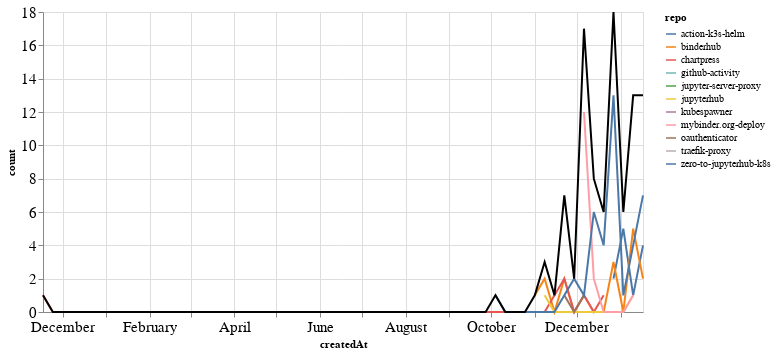

The code cell stored with this chart in its notebook:
### Markdown cell above
### PRs

### Code cell
prs_time = prs.groupby('repo').resample('W', on='createdAt').count()['author'].reset_index()
prs_time = prs_time.rename(columns={'author': 'count'})
prs_time_total = prs_time.groupby('createdAt').agg({"count": "sum"}).reset_index()

ch1 = alt.Chart(prs_time, width=600).mark_line().encode(
    x='createdAt',
    y='count',
    color='repo',
    tooltip="repo"
)

ch2 = alt.Chart(prs_time_total, width=600).mark_line(color="black").encode(
    x='createdAt',
    y='count',
)

ch1 + ch2

### Figure 1 — Vega-Lite specification as saved in the notebook (floating-point values rounded to 4 significant figures)
{"config": {"axisLeft": {"labelFontSize": 15}, "axisBottom": {"labelFontSize": 15}}, "layer": [{"data": {"name": "data-c0ec0f6f0a548b13791e79f6ef0d5033"}, "mark": "line", "encoding": {"color": {"type": "nominal", "field": "repo"}, "tooltip": {"type": "nominal", "field": "repo"}, "x": {"type": "temporal", "field": "createdAt"}, "y": {"type": "quantitative", "field": "count"}}, "width": 600}, {"data": {"name": "data-88e9f2e4464c0c2f3119b6974f8c9757"}, "mark": {"type": "line", "color": "black"}, "encoding": {"x": {"type": "temporal", "field": "createdAt"}, "y": {"type": "quantitative", "field": "count"}}, "width": 600}], "$schema": "https://vega.github.io/schema/vega-lite/v4.8.1.json", "datasets": {"data-c0ec0f6f0a548b13791e79f6ef0d5033": [{"repo": "action-k3s-helm", "createdAt": "2020-12-27T00:00:00", "count": 2}, {"repo": "action-k3s-helm", "createdAt": "2021-01-03T00:00:00", "count": 5}, {"repo": "action-k3s-helm", "createdAt": "2021-01-10T00:00:00", "count": 1}, {"repo": "action-k3s-helm", "createdAt": "2021-01-17T00:00:00", "count": 4}, {"repo": "binderhub", "createdAt": "2020-11-01T00:00:00", "count": 1}, {"repo": "binderhub", "createdAt": "2020-11-08T00:00:00", "count": 2}, {"repo": "binderhub", "createdAt": "2020-11-15T00:00:00", "count": 0}, {"repo": "binderhub", "createdAt": "2020-11-22T00:00:00", "count": 2}, {"repo": "binderhub", "createdAt": "2020-11-29T00:00:00", "count": 0}, {"repo": "binderhub", "createdAt": "2020-12-06T00:00:00", "count": 1}, {"repo": "binderhub", "createdAt": "2020-12-13T00:00:00", "count": 0}, {"repo": "binderhub", "createdAt": "2020-12-20T00:00:00", "count": 0}, {"repo": "binderhub", "createdAt": "2020-12-27T00:00:00", "count": 3}, {"repo": "binderhub", "createdAt": "2021-01-03T00:00:00", "count": 0}, {"repo": "binderhub", "createdAt": "2021-01-10T00:00:00", "count": 5}, {"repo": "binderhub", "createdAt": "2021-01-17T00:00:00", "count": 2}, {"repo": "chartpress", "createdAt": "2019-11-17T00:00:00", "count": 1}, {"repo": "chartpress", "createdAt": "2019-11-24T00:00:00", "count": 0}, {"repo": "chartpress", "createdAt": "2019-12-01T00:00:00", "count": 0}, {"repo": "chartpress", "createdAt": "2019-12-08T00:00:00", "count": 0}, {"repo": "chartpress", "createdAt": "2019-12-15T00:00:00", "count": 0}, {"repo": "chartpress", "createdAt": "2019-12-22T00:00:00", "count": 0}, {"repo": "chartpress", "createdAt": "2019-12-29T00:00:00", "count": 0}, {"repo": "chartpress", "createdAt": "2020-01-05T00:00:00", "count": 0}, {"repo": "chartpress", "createdAt": "2020-01-12T00:00:00", "count": 0}, {"repo": "chartpress", "createdAt": "2020-01-19T00:00:00", "count": 0}, {"repo": "chartpress", "createdAt": "2020-01-26T00:00:00", "count": 0}, {"repo": "chartpress", "createdAt": "2020-02-02T00:00:00", "count": 0}, {"repo": "chartpress", "createdAt": "2020-02-09T00:00:00", "count": 0}, {"repo": "chartpress", "createdAt": "2020-02-16T00:00:00", "count": 0}, {"repo": "chartpress", "createdAt": "2020-02-23T00:00:00", "count": 0}, {"repo": "chartpress", "createdAt": "2020-03-01T00:00:00", "count": 0}, {"repo": "chartpress", "createdAt": "2020-03-08T00:00:00", "count": 0}, {"repo": "chartpress", "createdAt": "2020-03-15T00:00:00", "count": 0}, {"repo": "chartpress", "createdAt": "2020-03-22T00:00:00", "count": 0}, {"repo": "chartpress", "createdAt": "2020-03-29T00:00:00", "count": 0}, {"repo": "chartpress", "createdAt": "2020-04-05T00:00:00", "count": 0}, {"repo": "chartpress", "createdAt": "2020-04-12T00:00:00", "count": 0}, {"repo": "chartpress", "createdAt": "2020-04-19T00:00:00", "count": 0}, {"repo": "chartpress", "createdAt": "2020-04-26T00:00:00", "count": 0}, {"repo": "chartpress", "createdAt": "2020-05-03T00:00:00", "count": 0}, {"repo": "chartpress", "createdAt": "2020-05-10T00:00:00", "count": 0}, {"repo": "chartpress", "createdAt": "2020-05-17T00:00:00", "count": 0}, {"repo": "chartpress", "createdAt": "2020-05-24T00:00:00", "count": 0}, {"repo": "chartpress", "createdAt": "2020-05-31T00:00:00", "count": 0}, {"repo": "chartpress", "createdAt": "2020-06-07T00:00:00", "count": 0}, {"repo": "chartpress", "createdAt": "2020-06-14T00:00:00", "count": 0}, {"repo": "chartpress", "createdAt": "2020-06-21T00:00:00", "count": 0}, {"repo": "chartpress", "createdAt": "2020-06-28T00:00:00", "count": 0}, {"repo": "chartpress", "createdAt": "2020-07-05T00:00:00", "count": 0}, {"repo": "chartpress", "createdAt": "2020-07-12T00:00:00", "count": 0}, {"repo": "chartpress", "createdAt": "2020-07-19T00:00:00", "count": 0}, {"repo": "chartpress", "createdAt": "2020-07-26T00:00:00", "count": 0}, {"repo": "chartpress", "createdAt": "2020-08-02T00:00:00", "count": 0}, {"repo": "chartpress", "createdAt": "2020-08-09T00:00:00", "count": 0}, {"repo": "chartpress", "createdAt": "2020-08-16T00:00:00", "count": 0}, {"repo": "chartpress", "createdAt": "2020-08-23T00:00:00", "count": 0}, {"repo": "chartpress", "createdAt": "2020-08-30T00:00:00", "count": 0}, {"repo": "chartpress", "createdAt": "2020-09-06T00:00:00", "count": 0}, {"repo": "chartpress", "createdAt": "2020-09-13T00:00:00", "count": 0}, {"repo": "chartpress", "createdAt": "2020-09-20T00:00:00", "count": 0}, {"repo": "chartpress", "createdAt": "2020-09-27T00:00:00", "count": 0}, {"repo": "chartpress", "createdAt": "2020-10-04T00:00:00", "count": 0}, {"repo": "chartpress", "createdAt": "2020-10-11T00:00:00", "count": 0}, {"repo": "chartpress", "createdAt": "2020-10-18T00:00:00", "count": 0}, {"repo": "chartpress", "createdAt": "2020-10-25T00:00:00", "count": 0}, {"repo": "chartpress", "createdAt": "2020-11-01T00:00:00", "count": 0}, {"repo": "chartpress", "createdAt": "2020-11-08T00:00:00", "count": 0}, {"repo": "chartpress", "createdAt": "2020-11-15T00:00:00", "count": 1}, {"repo": "chartpress", "createdAt": "2020-11-22T00:00:00", "count": 2}, {"repo": "chartpress", "createdAt": "2020-11-29T00:00:00", "count": 0}, {"repo": "chartpress", "createdAt": "2020-12-06T00:00:00", "count": 1}, {"repo": "chartpress", "createdAt": "2020-12-13T00:00:00", "count": 0}, {"repo": "chartpress", "createdAt": "2020-12-20T00:00:00", "count": 1}, {"repo": "github-activity", "createdAt": "2021-01-10T00:00:00", "count": 1}, {"repo": "jupyter-server-proxy", "createdAt": "2020-11-22T00:00:00", "count": 1}, {"repo": "jupyterhub", "createdAt": "2020-11-08T00:00:00", "count": 1}, {"repo": "jupyterhub", "createdAt": "2020-11-15T00:00:00", "count": 0}, {"repo": "jupyterhub", "createdAt": "2020-11-22T00:00:00", "count": 0}, {"repo": "jupyterhub", "createdAt": "2020-11-29T00:00:00", "count": 0}, {"repo": "jupyterhub", "createdAt": "2020-12-06T00:00:00", "count": 0}, {"repo": "jupyterhub", "createdAt": "2020-12-13T00:00:00", "count": 0}, {"repo": "jupyterhub", "createdAt": "2020-12-20T00:00:00", "count": 0}, {"repo": "jupyterhub", "createdAt": "2020-12-27T00:00:00", "count": 0}, {"repo": "jupyterhub", "createdAt": "2021-01-03T00:00:00", "count": 0}, {"repo": "jupyterhub", "createdAt": "2021-01-10T00:00:00", "count": 1}, {"repo": "kubespawner", "createdAt": "2020-12-20T00:00:00", "count": 1}, {"repo": "mybinder.org-deploy", "createdAt": "2020-12-06T00:00:00", "count": 12}, {"repo": "mybinder.org-deploy", "createdAt": "2020-12-13T00:00:00", "count": 2}, {"repo": "mybinder.org-deploy", "createdAt": "2020-12-20T00:00:00", "count": 0}, {"repo": "mybinder.org-deploy", "createdAt": "2020-12-27T00:00:00", "count": 0}, {"repo": "mybinder.org-deploy", "createdAt": "2021-01-03T00:00:00", "count": 0}, {"repo": "mybinder.org-deploy", "createdAt": "2021-01-10T00:00:00", "count": 1}, {"repo": "oauthenticator", "createdAt": "2020-11-22T00:00:00", "count": 1}, {"repo": "oauthenticator", "createdAt": "2020-11-29T00:00:00", "count": 0}, {"repo": "oauthenticator", "createdAt": "2020-12-06T00:00:00", "count": 1}, {"repo": "traefik-proxy", "createdAt": "2020-12-06T00:00:00", "count": 1}, {"repo": "zero-to-jupyterhub-k8s", "createdAt": "2020-10-04T00:00:00", "count": 1}, {"repo": "zero-to-jupyterhub-k8s", "createdAt": "2020-10-11T00:00:00", "count": 0}, {"repo": "zero-to-jupyterhub-k8s", "createdAt": "2020-10-18T00:00:00", "count": 0}, {"repo": "zero-to-jupyterhub-k8s", "createdAt": "2020-10-25T00:00:00", "count": 0}, {"repo": "zero-to-jupyterhub-k8s", "createdAt": "2020-11-01T00:00:00", "count": 0}, {"repo": "zero-to-jupyterhub-k8s", "createdAt": "2020-11-08T00:00:00", "count": 0}, {"repo": "zero-to-jupyterhub-k8s", "createdAt": "2020-11-15T00:00:00", "count": 0}, {"repo": "zero-to-jupyterhub-k8s", "createdAt": "2020-11-22T00:00:00", "count": 1}, {"repo": "zero-to-jupyterhub-k8s", "createdAt": "2020-11-29T00:00:00", "count": 2}, {"repo": "zero-to-jupyterhub-k8s", "createdAt": "2020-12-06T00:00:00", "count": 1}, {"repo": "zero-to-jupyterhub-k8s", "createdAt": "2020-12-13T00:00:00", "count": 6}, {"repo": "zero-to-jupyterhub-k8s", "createdAt": "2020-12-20T00:00:00", "count": 4}, {"repo": "zero-to-jupyterhub-k8s", "createdAt": "2020-12-27T00:00:00", "count": 13}, {"repo": "zero-to-jupyterhub-k8s", "createdAt": "2021-01-03T00:00:00", "count": 1}, {"repo": "zero-to-jupyterhub-k8s", "createdAt": "2021-01-10T00:00:00", "count": 4}, {"repo": "zero-to-jupyterhub-k8s", "createdAt": "2021-01-17T00:00:00", "count": 7}], "data-88e9f2e4464c0c2f3119b6974f8c9757": [{"createdAt": "2019-11-17T00:00:00", "count": 1}, {"createdAt": "2019-11-24T00:00:00", "count": 0}, {"createdAt": "2019-12-01T00:00:00", "count": 0}, {"createdAt": "2019-12-08T00:00:00", "count": 0}, {"createdAt": "2019-12-15T00:00:00", "count": 0}, {"createdAt": "2019-12-22T00:00:00", "count": 0}, {"createdAt": "2019-12-29T00:00:00", "count": 0}, {"createdAt": "2020-01-05T00:00:00", "count": 0}, {"createdAt": "2020-01-12T00:00:00", "count": 0}, {"createdAt": "2020-01-19T00:00:00", "count": 0}, {"createdAt": "2020-01-26T00:00:00", "count": 0}, {"createdAt": "2020-02-02T00:00:00", "count": 0}, {"createdAt": "2020-02-09T00:00:00", "count": 0}, {"createdAt": "2020-02-16T00:00:00", "count": 0}, {"createdAt": "2020-02-23T00:00:00", "count": 0}, {"createdAt": "2020-03-01T00:00:00", "count": 0}, {"createdAt": "2020-03-08T00:00:00", "count": 0}, {"createdAt": "2020-03-15T00:00:00", "count": 0}, {"createdAt": "2020-03-22T00:00:00", "count": 0}, {"createdAt": "2020-03-29T00:00:00", "count": 0}, {"createdAt": "2020-04-05T00:00:00", "count": 0}, {"createdAt": "2020-04-12T00:00:00", "count": 0}, {"createdAt": "2020-04-19T00:00:00", "count": 0}, {"createdAt": "2020-04-26T00:00:00", "count": 0}, {"createdAt": "2020-05-03T00:00:00", "count": 0}, {"createdAt": "2020-05-10T00:00:00", "count": 0}, {"createdAt": "2020-05-17T00:00:00", "count": 0}, {"createdAt": "2020-05-24T00:00:00", "count": 0}, {"createdAt": "2020-05-31T00:00:00", "count": 0}, {"createdAt": "2020-06-07T00:00:00", "count": 0}, {"createdAt": "2020-06-14T00:00:00", "count": 0}, {"createdAt": "2020-06-21T00:00:00", "count": 0}, {"createdAt": "2020-06-28T00:00:00", "count": 0}, {"createdAt": "2020-07-05T00:00:00", "count": 0}, {"createdAt": "2020-07-12T00:00:00", "count": 0}, {"createdAt": "2020-07-19T00:00:00", "count": 0}, {"createdAt": "2020-07-26T00:00:00", "count": 0}, {"createdAt": "2020-08-02T00:00:00", "count": 0}, {"createdAt": "2020-08-09T00:00:00", "count": 0}, {"createdAt": "2020-08-16T00:00:00", "count": 0}, {"createdAt": "2020-08-23T00:00:00", "count": 0}, {"createdAt": "2020-08-30T00:00:00", "count": 0}, {"createdAt": "2020-09-06T00:00:00", "count": 0}, {"createdAt": "2020-09-13T00:00:00", "count": 0}, {"createdAt": "2020-09-20T00:00:00", "count": 0}, {"createdAt": "2020-09-27T00:00:00", "count": 0}, {"createdAt": "2020-10-04T00:00:00", "count": 1}, {"createdAt": "2020-10-11T00:00:00", "count": 0}, {"createdAt": "2020-10-18T00:00:00", "count": 0}, {"createdAt": "2020-10-25T00:00:00", "count": 0}, {"createdAt": "2020-11-01T00:00:00", "count": 1}, {"createdAt": "2020-11-08T00:00:00", "count": 3}, {"createdAt": "2020-11-15T00:00:00", "count": 1}, {"createdAt": "2020-11-22T00:00:00", "count": 7}, {"createdAt": "2020-11-29T00:00:00", "count": 2}, {"createdAt": "2020-12-06T00:00:00", "count": 17}, {"createdAt": "2020-12-13T00:00:00", "count": 8}, {"createdAt": "2020-12-20T00:00:00", "count": 6}, {"createdAt": "2020-12-27T00:00:00", "count": 18}, {"createdAt": "2021-01-03T00:00:00", "count": 6}, {"createdAt": "2021-01-10T00:00:00", "count": 13}, {"createdAt": "2021-01-17T00:00:00", "count": 13}]}}
